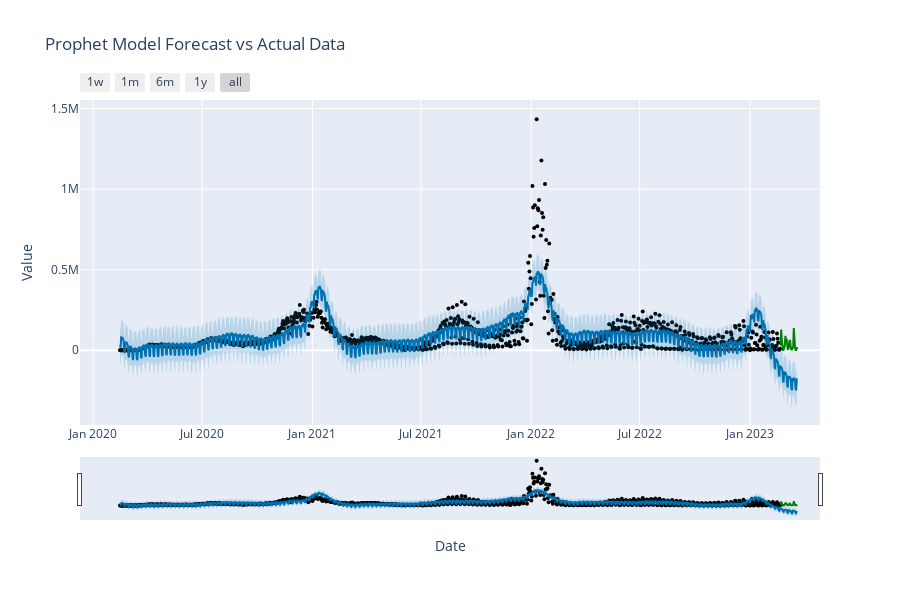

Notebook cell for this chart:
### Code cell
model = Prophet().fit(y_train)


forecast_df = forecast_df_complete(model, y_train, y_test)


# Generate the Prophet forecast plot
fig = plot_plotly(model, forecast_df)

# Add the test actual data points
fig.add_trace(go.Scatter(
    x=y_test.ds, 
    y=y_test.y, 
    mode='lines', 
    name='Historical Predictions', 
    line=dict(color='green')
))

# Add titles and labels
fig.update_layout(
    title="Prophet Model Forecast vs Actual Data",
    xaxis_title="Date",
    yaxis_title="Value",
    legend_title="Legend"
)

# Display the plot
fig.show();

### Figure 1 — Plotly figure (JSON) as saved in the notebook; plotly's stock layout.template omitted (floating-point values rounded to 4 significant figures; data arrays with more than 128 entries replaced by an {"elided": "..."} marker saying what was removed)
{"data": [{"marker": {"color": "black", "size": 4}, "mode": "markers", "name": "Actual", "type": "scatter", "x": {"elided": "1102 str values"}, "y": {"elided": "1102 int values"}}, {"hoverinfo": "skip", "line": {"width": 0}, "mode": "lines", "type": "scatter", "x": {"elided": "1130 str values"}, "y": {"elided": "1130 float values"}}, {"fill": "tonexty", "fillcolor": "rgba(0, 114, 178, 0.2)", "line": {"color": "#0072B2", "width": 2}, "mode": "lines", "name": "Predicted", "type": "scatter", "x": {"elided": "1130 str values"}, "y": {"elided": "1130 float values"}}, {"fill": "tonexty", "fillcolor": "rgba(0, 114, 178, 0.2)", "hoverinfo": "skip", "line": {"width": 0}, "mode": "lines", "type": "scatter", "x": {"elided": "1130 str values"}, "y": {"elided": "1130 float values"}}, {"line": {"color": "green"}, "mode": "lines", "name": "Historical Predictions", "type": "scatter", "x": ["2023-02-21T00:00:00", "2023-02-22T00:00:00", "2023-02-23T00:00:00", "2023-02-24T00:00:00", "2023-02-25T00:00:00", "2023-02-26T00:00:00", "2023-02-27T00:00:00", "2023-02-28T00:00:00", "2023-03-01T00:00:00", "2023-03-02T00:00:00", "2023-03-03T00:00:00", "2023-03-04T00:00:00", "2023-03-05T00:00:00", "2023-03-06T00:00:00", "2023-03-07T00:00:00", "2023-03-08T00:00:00", "2023-03-09T00:00:00", "2023-03-10T00:00:00", "2023-03-11T00:00:00", "2023-03-12T00:00:00", "2023-03-13T00:00:00", "2023-03-14T00:00:00", "2023-03-15T00:00:00", "2023-03-16T00:00:00", "2023-03-17T00:00:00", "2023-03-18T00:00:00", "2023-03-19T00:00:00", "2023-03-20T00:00:00", "2023-03-21T00:00:00"], "y": [29117, 127499, 64478, 11171, 1527, 2318, 18147, 28351, 89261, 62111, 69509, 1671, 1567, 14774, 23808, 63372, 55547, 10161, 1489, 1005, 13115, 20174, 137629, 54460, 18756, 1175, 1424, 9787, 18373]}], "layout": {"height": 600, "legend": {"title": {"text": "Legend"}}, "showlegend": false, "title": {"text": "Prophet Model Forecast vs Actual Data"}, "width": 900, "xaxis": {"rangeselector": {"buttons": [{"count": 7, "label": "1w", "step": "day", "stepmode": "backward"}, {"count": 1, "label": "1m", "step": "month", "stepmode": "backward"}, {"count": 6, "label": "6m", "step": "month", "stepmode": "backward"}, {"count": 1, "label": "1y", "step": "year", "stepmode": "backward"}, {"step": "all"}]}, "rangeslider": {"visible": true}, "title": {"text": "Date"}, "type": "date"}, "yaxis": {"title": {"text": "Value"}}}}
